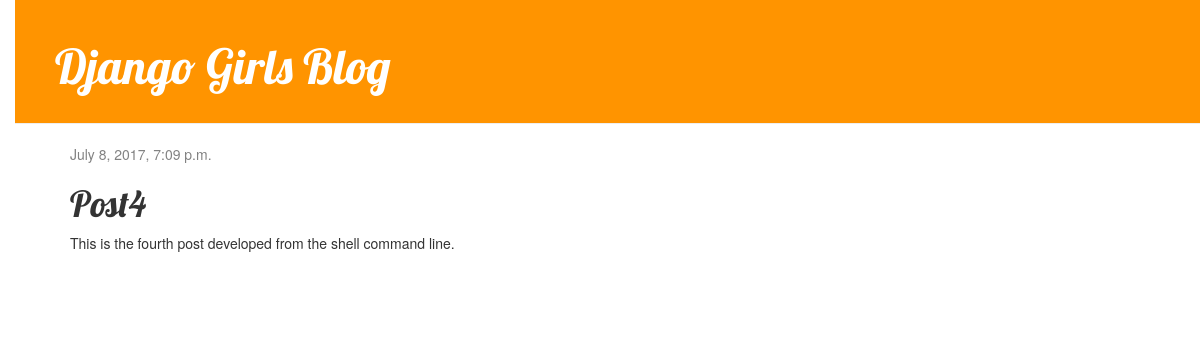
/post/5/, run on the app's committed database.
### blog/models.py (models this page shows, shortened)
class Post(models.Model):
    author = models.ForeignKey('auth.User')
    title = models.CharField(max_length=200)
    text = models.TextField()
    created_date = models.DateTimeField(
            default=timezone.now)
    published_date = models.DateTimeField(
            blank=True, null=True)

### blog/views.py (the view)
# urls.py: url(r'^post/(?P<pk>\d+)/$', views.post_detail, name='post_detail'),
def post_detail(request, pk):
    post = get_object_or_404(Post, pk=pk)
    return render(request, 'blog/post_detail.html', {'post': post})

### blog/templates/blog/post_detail.html (shortened to what this page needs)
{% extends 'blog/base.html' %}
{% block content %}
    <div class="post">
        {% if post.published_date %}
            <div class="date">
                {{ post.published_date }}
            </div>
        {% endif %}
        <h1>{{ post.title }}</h1>
        <p>{{ post.text|linebreaksbr }}</p>
    </div>
{% endblock %}

### blog/static/css/blog.css (style rules this page uses)
body { padding-left: 15px; }
h1, h2, h3, h4 { font-family: 'Lobster', cursive; }
.date { color: #828282; }
.post { margin-bottom: 70px; }

### data on the page
Post: published_date "July 8, 2017, 7:09 p.m.", title "Post4", text "This is the fourth post developed from the shell command line."
